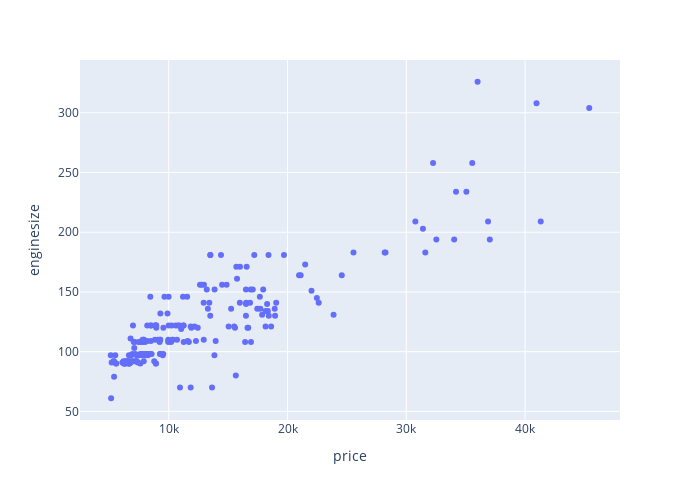

Write notebook code for a chart like this one.
### Code cell
px.scatter(df, y='enginesize', x='price', height=500, width=700)

### Figure 1 — Plotly figure (JSON) as saved in the notebook; plotly's stock layout.template omitted (floating-point values rounded to 4 significant figures; data arrays with more than 128 entries replaced by an {"elided": "..."} marker saying what was removed)
{"data": [{"hovertemplate": "price=%{x}<br>enginesize=%{y}<extra></extra>", "legendgroup": "", "marker": {"color": "#636efa", "symbol": "circle"}, "mode": "markers", "name": "", "orientation": "v", "showlegend": false, "type": "scatter", "x": {"elided": "205 float values"}, "xaxis": "x", "y": {"elided": "205 int values"}, "yaxis": "y"}], "layout": {"height": 500, "legend": {"tracegroupgap": 0}, "margin": {"t": 60}, "width": 700, "xaxis": {"anchor": "y", "domain": [0, 1], "title": {"text": "price"}}, "yaxis": {"anchor": "x", "domain": [0, 1], "title": {"text": "enginesize"}}}}
